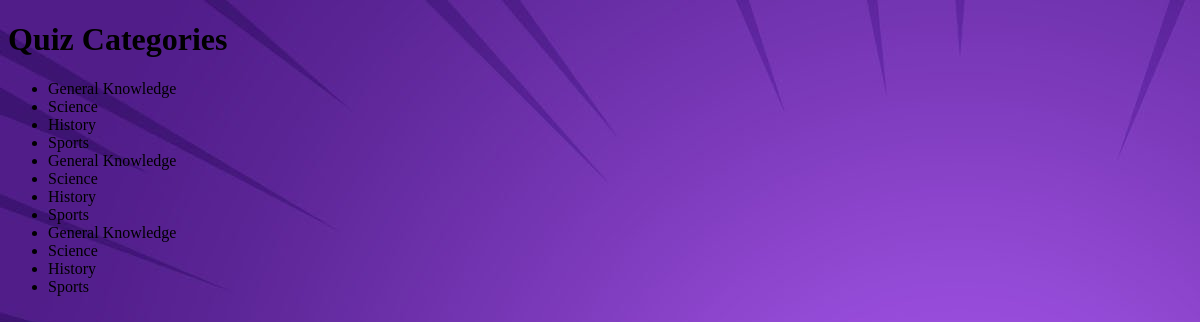
Page /categories (signed in) on the committed database.
### tables this page shows
CREATE TABLE categories (
                    id INTEGER PRIMARY KEY,
                    name TEXT);

### project/st-html/app.py (the view)
@app.route('/categories')
def display_categories():
    if 'username' not in session:
        return redirect(url_for('login'))
    conn = sqlite3.connect('trivia.db')
    c = conn.cursor()
    c.execute("SELECT * FROM categories")
    categories = c.fetchall()
    conn.close()
    return render_template('categories.html', categories=categories)

### categories.html (shortened to what this page needs)
<!DOCTYPE html>
<html lang="en">
<head>
    <link rel="stylesheet" href="{{ url_for('static', filename='styles.css') }}">
</head>
<body>
    <h1>Quiz Categories</h1>
    <ul>
        {% for category in categories %}
            <li>{{ category[1] }}</li>
        {% endfor %}
    </ul>
</body>
</html>

### myproject/myproject/static/styles.css (style rules this page uses)
body { background-image:url("/static/images/background.jpeg"); }

### rows in the picture
categories: name "General Knowledge"
categories: name "Science"
categories: name "History"
categories: name "Sports"
categories: name "General Knowledge"
categories: name "Science"
categories: name "History"
categories: name "Sports"
categories: name "General Knowledge"
categories: name "Science"
categories: name "History"
categories: name "Sports"
